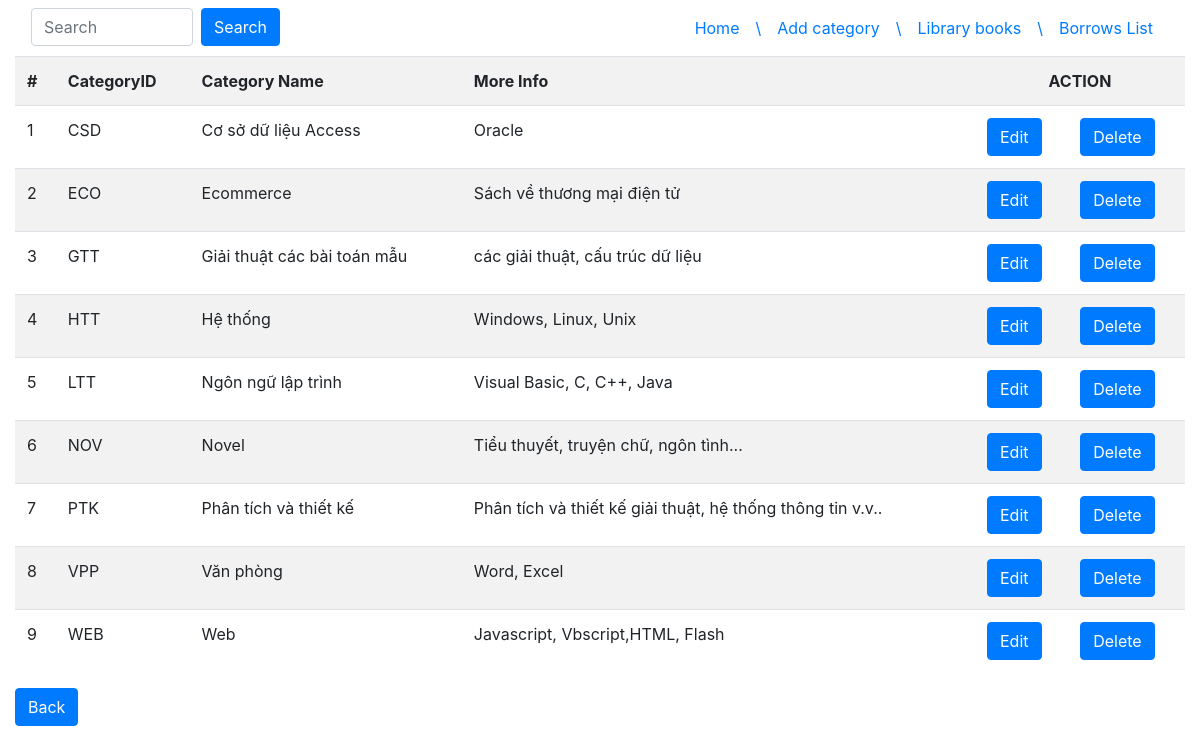
The app's page /index.php?action=categories_management (signed in) with its own data.
### tables this page shows
CREATE TABLE `categories` (
  `categoryID` char(3) NOT NULL,
  `categoryname` varchar(50) NOT NULL,
  `moreinfo` varchar(255) DEFAULT NULL
);

### index.php (called while the page is built, shortened)
<?php
require_once 'controller/ControllerCategory.php';
$controllerCategory = new ControllerCategory();
$controllerCategory->invoke();

### model/categories.php (called while the page is built, shortened)
<?php
function getCategories()
{
    $connection = Database::getConnectDB();
    $query = "SELECT * FROM categories";
    try {
        $stmt = $connection->prepare($query);
        $stmt->execute();
        $result = $stmt->fetchAll();
        return $result;
    } catch (PDOException $e) {
        date_default_timezone_set("Asia/Bangkok");
        $date = date("d:m:y h:i:s");
        file_put_contents('getCategoryListLog.txt', $date.$e->getMessage()."\n\n",8);
        return false;
    }
}

### view/category/list_categories.php (the view, shortened to what this page needs)
<!doctype html>
<html lang="en">
<head>
    <link rel="stylesheet" href="view/bootstrap4/css/bootstrap.min.css">
</head>
<body>
<header>
    <div class="container-fluid">
        <nav>
            <ul class="navbar nav navbar-expand-sm float-right">
                <li class="nav-item"><a class="nav-link" href="index.php">Home</a></li>
                <a style="text-decoration: none" href="">\</a>
                <li class="nav-item"><a class="nav-link" href="index.php?action=category_form">Add category</a></li>
                <a style="text-decoration: none" href="">\</a>
                <li class="nav-item"><a class="nav-link" href="index.php?action=list_book">Library books</a></li>
                <a style="text-decoration: none" href="">\</a>
                <li class="nav-item"><a class="nav-link" href="index.php?action=borrow_list">Borrows List</a></li>
            </ul>
        </nav>
    </div>
</header>
<div class="container-fluid">
    <form action="" method="post" accept-charset="utf-8">
        <div class="row">
            <input type="text" class="col-3 form-control ml-3 mr-2 mt-2" name="search" value="<?php echo !empty($dataForm['valueSearch']) ? $dataForm['valueSearch'] : ''; ?>" placeholder="Search">
            <button type="submit" class="btn btn-primary mt-2" name="action" value="search_category">Search</button>
        </div>
    </form>
</div>
<div class="container-fluid">
    <table class="table table-striped">
        <tr>
            <th>#</th>
            <th>CategoryID</th>
            <th>Category Name</th>
            <th>More Info</th>
            <th colspan="2" class="text-center">ACTION</th>
        </tr>
        <?php $count = 1;
        foreach ($categoryList as $value):?>
            <tr>
                <td><?php echo $count++; ?></td>
                <td><?php echo $value['categoryID']; ?></td>
                <td><?php echo $value['categoryname']; ?></td>
                <td><?php echo $value['moreinfo']; ?></td>
                <form action="" method="post">
                    <td>
                        <button type="submit" class="btn btn-primary" name="action" value="edit_category">Edit</button>
                    </td>
                    <td>
                        <button type="submit" class="btn btn-primary" name="action" value="delete_category">Delete</button>
                    </td>
                </form>
            </tr>
        <?php endforeach; ?>
    </table>
</div>
<div class="container-fluid">
        <?php echo !empty($dataForm['valueSearch']) ? "" : "<button class=\"btn btn-primary\" onclick=\"window.location.href='index.php?action=list_book';\" type=\"button\">Back</button>"; ?>
</div>
</body>
</html>

### records on screen
categories: categoryID "CSD", categoryname "Cơ sở dữ liệu Access", moreinfo "Oracle"
categories: categoryID "ECO", categoryname "Ecommerce", moreinfo "Sách về thương mại điện tử"
categories: categoryID "GTT", categoryname "Giải thuật các bài toán mẫu", moreinfo "các giải thuật, cấu trúc dữ liệu"
categories: categoryID "HTT", categoryname "Hệ thống", moreinfo "Windows, Linux, Unix"
categories: categoryID "LTT", categoryname "Ngôn ngữ lập trình", moreinfo "Visual Basic, C, C++, Java"
categories: categoryID "NOV", categoryname "Novel", moreinfo "Tiểu thuyết, truyện chữ, ngôn tình..."
categories: categoryID "PTK", categoryname "Phân tích và thiết kế", moreinfo "Phân tích và thiết kế giải thuật, hệ thống thông tin v.v.."
categories: categoryID "VPP", categoryname "Văn phòng", moreinfo "Word, Excel"
categories: categoryID "WEB", categoryname "Web", moreinfo "Javascript, Vbscript,HTML, Flash"
